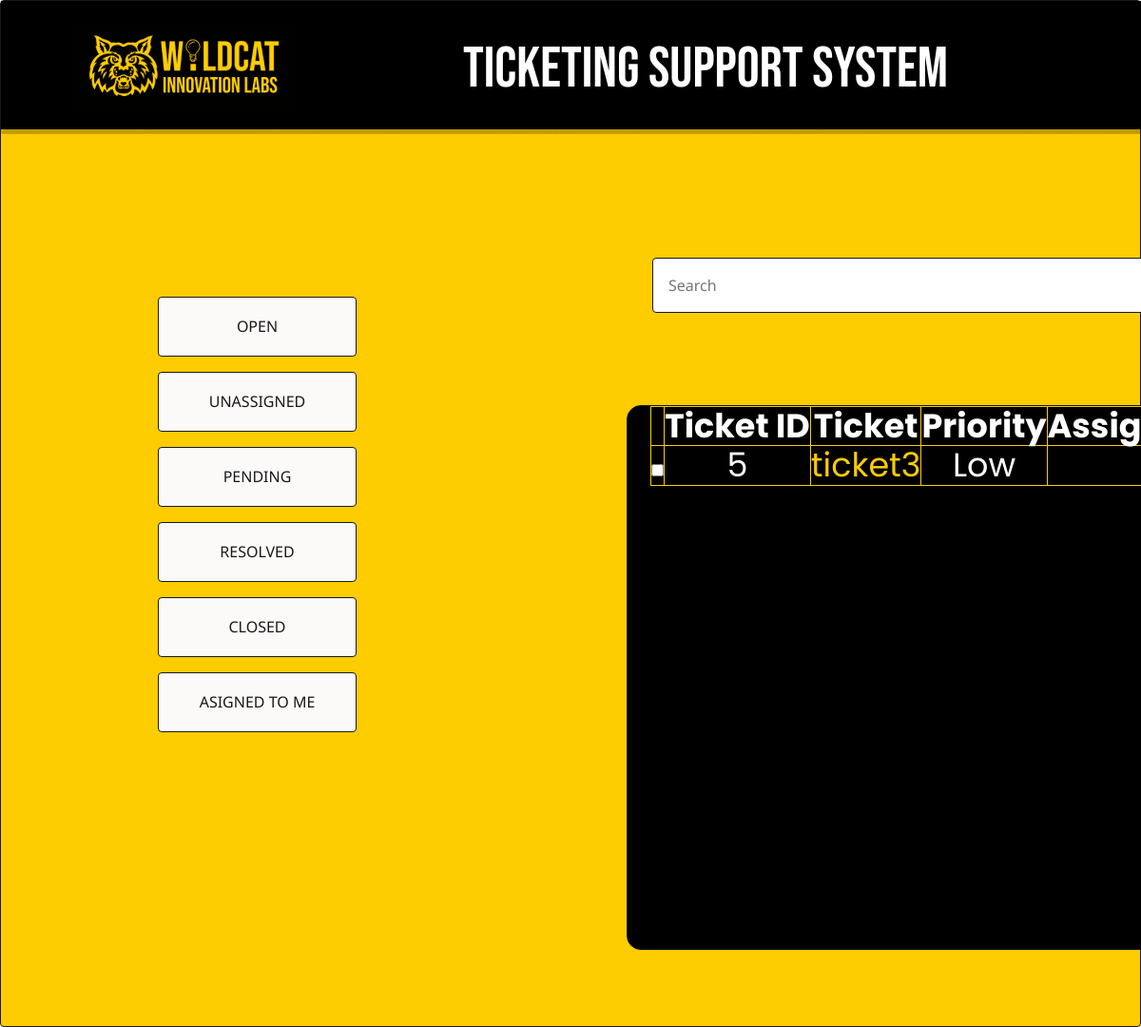
The app's page /tickets/closed/ (signed in) with its own data.
### support/models.py (models this page shows, shortened)
class SupportTicket(models.Model):
    ticket_id = models.AutoField(primary_key=True)
    LOW = 'Low'
    MEDIUM = 'Medium'
    HIGH = 'High'
    PRIORITY_CHOICES = [
        (LOW, 'Low'),
        (MEDIUM, 'Medium'),
        (HIGH, 'High'),
    ]
    ELECTRICAL = 'Electrical'
    IT = 'IT'
    FACILITIES = 'Facilities'
    OTHER = 'Other'
    CATEGORY_CHOICES = [
        (ELECTRICAL, 'Electrical'),
        (IT, 'IT'),
        (FACILITIES, 'Facilities'),
        (OTHER, 'Other'),
    ]
    title = models.CharField(max_length=100)
    description = models.TextField()
    status = models.CharField(max_length=20, choices=[
        ('Open', 'Open'),
        ('InProgress', 'InProgress'),
        ('Resolved', 'Resolved'),
        ('Closed', 'Closed'),
    ])
    priority = models.CharField(max_length=10, choices=PRIORITY_CHOICES, default=LOW)
    category = models.CharField(max_length=20, choices=CATEGORY_CHOICES, default=OTHER)
    created_by = models.ForeignKey(User, related_name='tickets_created', on_delete=models.CASCADE)
    assigned_to = models.ForeignKey(User, related_name='tickets_assigned', on_delete=models.SET_NULL, null=True, blank=True)
    created_date = models.DateTimeField(auto_now_add=True)

### support/views.py (the view)
# urls.py: path('tickets/closed/', views.closed_tickets, name='closed_tickets'),
@login_required
def closed_tickets(request):
    if request.user.is_superuser:
        closed_tickets = SupportTicket.objects.filter(status='Closed')
    else:
        closed_tickets = SupportTicket.objects.filter(status='Closed', assigned_to=request.user)
    return render(request, 'support/closed_tickets.html', {'tickets': closed_tickets})

### support/templates/support/closed_tickets.html (shortened to what this page needs)
{% load static %}
<!DOCTYPE html>
<html lang="english">
<head>
  <link
    rel="stylesheet"
    href="https://unpkg.com/animate.css@4.1.1/animate.css"
  />
  <link
    rel="stylesheet"
    href="https://unpkg.com/@teleporthq/teleport-custom-scripts/dist/style.css"
  />
  <link rel="stylesheet" href="{% static 'support/style3.css' %}">
  <link rel="stylesheet" href="{% static 'support/dashboard1.css' %}">
</head>
<body>
<link rel="stylesheet" href="{% static 'support/style3.css' %}" />
<div>
  <link rel="stylesheet" href="{% static 'support/dashboard1.css' %}" />
  <div class="dashboard-container">
    <div class="dashboard-login-page">
      <div class="dashboard-rectangle1">
        <div class="dashboard-options">
          <button
            type="button"
            id="openbutton"
            name="openbutton"
            class="dashboard-button button"
            onclick="location.href='{% url 'open_tickets' %}';"
          >
            OPEN
          </button>
          <button
            type="button"
            id="unsassignedbutton"
            name="unsassignedbutton"
            class="dashboard-button1 button"
            onclick="location.href='{% url 'unassigned_tickets' %}';"
          >
            UNASSIGNED
          </button>
            <button type="button"
            class="dashboard-button2 button"
            onclick="location.href='{% url 'in_progress_tickets' %}';">
            PENDING
        </button>
        <button
          type="button"
          id="resolvedbutton"
          name="resolvedbutton"
          class="dashboard-button3 button"
          onclick="location.href='{% url 'resolved_tickets' %}';"
        >
          RESOLVED
        </button>
        <button
          type="button"
          id="closedbutton"
          name="closedbutton"
          class="dashboard-button4 button"
          onclick="location.href='{% url 'closed_tickets' %}';"
        >
          CLOSED
        </button>
        <button
          type="button"
          id="assignedtobutton"
          name="assignedtobutton"
          class="dashboard-button6 button"
          onclick="location.href='{% url 'assigned_to_me' %}';"
        >
          ASIGNED TO ME
        </button>
      </div>
      <input
        type="text"
        placeholder="Search"
        class="dashboard-textinput input"
      />
      <form id="delete-tickets-form" method="POST" action="{% url 'delete_tickets' %}">
        <ul id="tickets table" class="dashboard-ul list">
          <table class="tickets-table scrollable-table">
            <thead>
              <tr>
                <th></th>
                <th>Ticket ID</th>
                <th>Ticket</th>
                <th>Priority</th>
                <th>Assigned Support</th>
              </tr>
            </thead>
            <tbody>
              {% for ticket in tickets %}
              <tr>
                <td><input type="checkbox" name="ticket_id" value="{{ ticket.ticket_id }}"></td>
                <td>{{ ticket.ticket_id }}</td>
                <td><a href=" {% url 'view_ticket' ticket.ticket_id %} ">{{ ticket.title }}</a>  {{ ticket.status.name }}</td>
                <td>{{ ticket.get_priority_display }}</td>
                <td>
                </td>
              </tr>
              {% endfor %}
            </tbody>
          </table>
        </ul>
      </form>
      <div class="dashboard-navigation-bar">
        <div class="dashboard-rectangle2">
          <img
            src="{% static 'img/image2425-rrom-200h.png'%}"
            alt="image2425"
            class="dashboard-image2"
          />
          <span class="dashboard-text2">TICKETING SUPPORT SYSTEM</span>
        </div>
      </div>
    </div>
  </div>
</div>
</div>
</body>
</html>

### support/static/support/style3.css (style rules this page uses)
:root { --dl-size-size-large: 144px; --dl-size-size-small: 48px; --dl-size-size-medium: 96px; --dl-size-size-xlarge: 192px; --dl-size-size-xsmall: 16px; --dl-space-space-unit: 16px; --dl-size-size-xxlarge: 288px; --dl-size-size-maxwidth: 1400px; --dl-color-theme-accent1: #F3E8E2; --dl-color-theme-accent2: #D8BFAF; --dl-radius-radius-round: 50%; --dl-color-theme-primary1: #D1510A; --dl-color-theme-primary2: #923A06; --dl-space-space-halfunit: 8px; --dl-space-space-sixunits: 96px; --dl-space-space-twounits: 32px; --dl-radius-radius-radius2: 2px; --dl-radius-radius-radius4: 4px; --dl-radius-radius-radius8: 8px; --dl-space-space-fiveunits: 80px; --dl-space-space-fourunits: 64px; --dl-color-theme-secondary1: #F3E8E2; --dl-color-theme-secondary2: #E0D1CB; --dl-space-space-threeunits: 48px; --dl-color-theme-neutral-dark: #191818; --dl-radius-radius-cardradius: 8px; --dl-color-theme-neutral-light: #FBFAF9; --dl-radius-radius-imageradius: 8px; --dl-radius-radius-inputradius: 24px; --dl-radius-radius-buttonradius: 24px; --dl-space-space-oneandhalfunits: 24px; }
.button { color: var(--dl-color-theme-neutral-dark); display: inline-block; padding: 0.5rem 1rem; border-color: var(--dl-color-theme-neutral-dark); border-width: 1px; border-radius: 4px; background-color: var(--dl-color-theme-neutral-light); }
.input { color: var(--dl-color-theme-neutral-dark); cursor: auto; padding: 0.5rem 1rem; border-color: var(--dl-color-theme-neutral-dark); border-width: 1px; border-radius: 4px; background-color: var(--dl-color-theme-neutral-light); }
.list { width: 100%; margin: 1em 0px 1em 0px; display: block; padding: 0px 0px 0px 1.5rem; list-style-type: none; list-style-position: outside; }

### support/templates/support/closed_tickets.html (style rules this page uses)
html { line-height: 1.15; }
body { margin: 0; }
* { box-sizing: border-box; border-width: 0; border-style: solid; }
p,li,ul,pre,div,h1,h2,h3,h4,h5,h6,figure,blockquote,figcaption { margin: 0; padding: 0; }
button { background-color: transparent; }
button,input,optgroup,select,textarea { font-family: inherit; font-size: 100%; line-height: 1.15; margin: 0; }
button,select { text-transform: none; }
button,[type="button"],[type="reset"],[type="submit"] { -webkit-appearance: button; }
a { color: inherit; text-decoration: inherit; }
input { padding: 2px 4px; }
img { display: block; }
html { scroll-behavior: smooth }
html { font-family: Noto Sans; font-size: 16px; }
body { font-weight: 400; font-style:normal; text-decoration: none; text-transform: none; letter-spacing: normal; line-height: 1.15; color: var(--dl-color-theme-neutral-dark); background-color: var(--dl-color-theme-neutral-light); fill: var(--dl-color-theme-neutral-dark); }

### records on screen
SupportTicket: ticket_id "5", title "ticket3", priority "Low"
